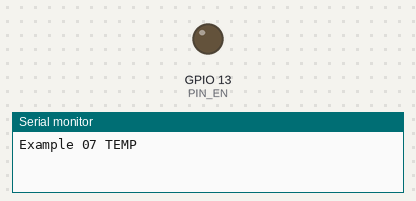
A sketch run on a simulated ESP8266 (NodeMCU). Parts: output pins drawn as LEDs (lit = HIGH), the last lines printed to the serial monitor. WiFi joins after 1.5 s; servers stay silent unless stated. At 1.8 s the program puts the board to deep sleep or switches it off; the recording ends there.

Above: at 0.1 s.
At 1.55 s:
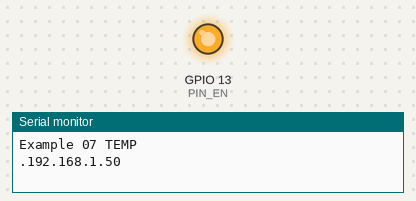
Timing chart, 0 to 1.8 s (numbered marks = the images above):
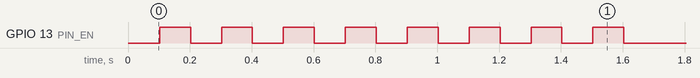

The sketch:

example07_temp.ino
```cpp
// (licence header left out)
#include <ESP8266WiFi.h>                    // ESP8266用ライブラリ
extern "C" {
#include "user_interface.h"                 // ESP8266用の拡張IFライブラリ
}
#include <WiFiUdp.h>                        // UDP通信を行うライブラリ
#define PIN_EN 13                           // IO 13(5番ピン)をセンサ用の電源に
#define SSID "1234ABCD"                     // 無線LANアクセスポイントのSSID
#define PASS "password"                     // パスワード
#define SENDTO "192.168.0.255"              // 送信先のIPアドレス
#define PORT 1024                           // 送信のポート番号
#define SLEEP_P 290*1000000ul               // スリープ時間 290秒(約5分)
#define DEVICE "temp._1,"                   // デバイス名(5文字+"_"+番号+",")
#define TEMP_OFFSET -50.0                   // LM61CIZの場合は-60.0に変更する
void sleep();

void setup(){                               // 起動時に一度だけ実行する関数
    int waiting=0;                          // アクセスポイント接続待ち用
    pinMode(PIN_EN,OUTPUT);                 // センサ用の電源を出力に
    Serial.begin(9600);                     // 動作確認のためのシリアル出力開始
    Serial.println("Example 07 TEMP");      // 「Example 07」をシリアル出力表示
    WiFi.mode(WIFI_STA);                    // 無線LANをSTAモードに設定
    WiFi.begin(SSID,PASS);                  // 無線LANアクセスポイントへ接続
    while(WiFi.status() != WL_CONNECTED){   // 接続に成功するまで待つ
        delay(100);                         // 待ち時間処理
        waiting++;                          // 待ち時間カウンタを1加算する
        digitalWrite(PIN_EN,waiting%2);     // LED(EN信号)の点滅
        if(waiting%10==0)Serial.print('.'); // 進捗表示
        if(waiting > 300) sleep();          // 300回(30秒)を過ぎたらスリープ
    }
    Serial.println(WiFi.localIP());         // 本機のIPアドレスをシリアル出力
}

void loop() {
    WiFiUDP udp;                            // UDP通信用のインスタンスを定義
    float temp;                             // 温度値用の変数

    digitalWrite(PIN_EN,HIGH);              // センサ用の電源をONに
    delay(100);                             // 起動待ち時間
    temp=(float)system_adc_read();          // AD変換器から値を取得
    digitalWrite(PIN_EN,LOW);               // センサ用の電源をOFFに
    temp *= 1000. / 1023. / 10.;            // 温度(相対値)へ変換
    temp += TEMP_OFFSET;                    // オフセットにより絶対値へ変換
    udp.beginPacket(SENDTO, PORT);          // UDP送信先を設定
    udp.print(DEVICE);                      // デバイス名を送信
    udp.println(temp,1);                    // 温度値を送信
    Serial.println(temp,1);                 // シリアル出力表示
    udp.endPacket();                        // UDP送信の終了(実際に送信する)
    sleep();
}

void sleep(){
    digitalWrite(PIN_EN,LOW);               // センサ用の電源をOFFに
    delay(200);                             // 送信待ち時間
    ESP.deepSleep(SLEEP_P,WAKE_RF_DEFAULT); // スリープモードへ移行する
    while(1){                               // 繰り返し処理
        delay(100);                         // 100msの待ち時間処理
    }                                       // 繰り返し中にスリープへ移行
}
```

Measured:
- by itself, GPIO 13 (PIN_EN): alternates HIGH for 0.10 s and LOW for 0.10 s
